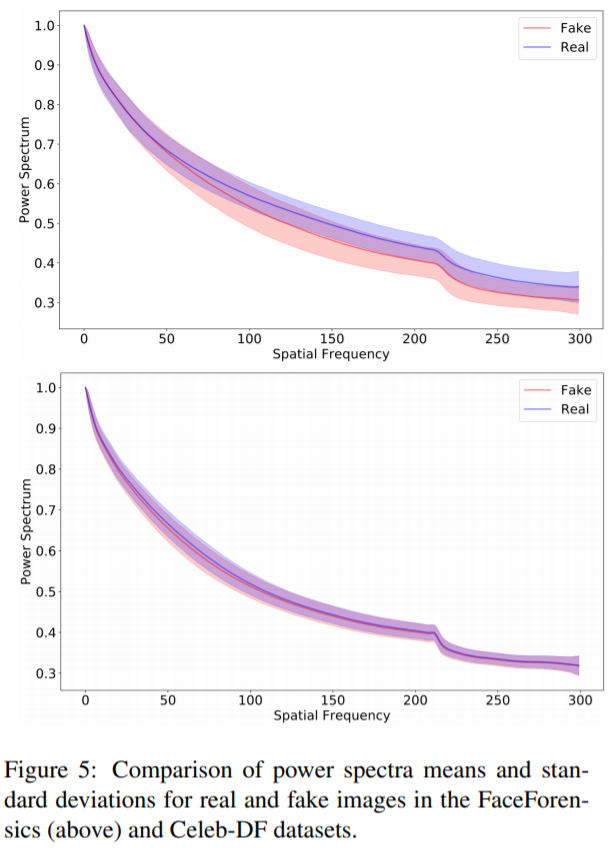
#> input picture DFT.PNG, 616 x 848 px
$ python -i data_augment.py   (imports and definitions only)
#> lines starting #> are read from the running program, lines starting #| are printed output that depends on the picture; after the words box and inside, x2 and y2 are one past the last pixel; in counts of white or black regions, pixels touching at a corner belong together
#> further down, picture is the input picture: shape (848, 616, 3); mean B, G, R 246.1, 243.4, 246
import cv2
import numpy as np
import random
from utils.box_utils import matrix_iof


# [71 lines left out: function _crop, not called in this run]


def _distort(image):

    def _convert(image, alpha=1, beta=0):
#> called with alpha = 1, beta = -29.41
        tmp = image.astype(float) * alpha + beta
        tmp[tmp < 0] = 0
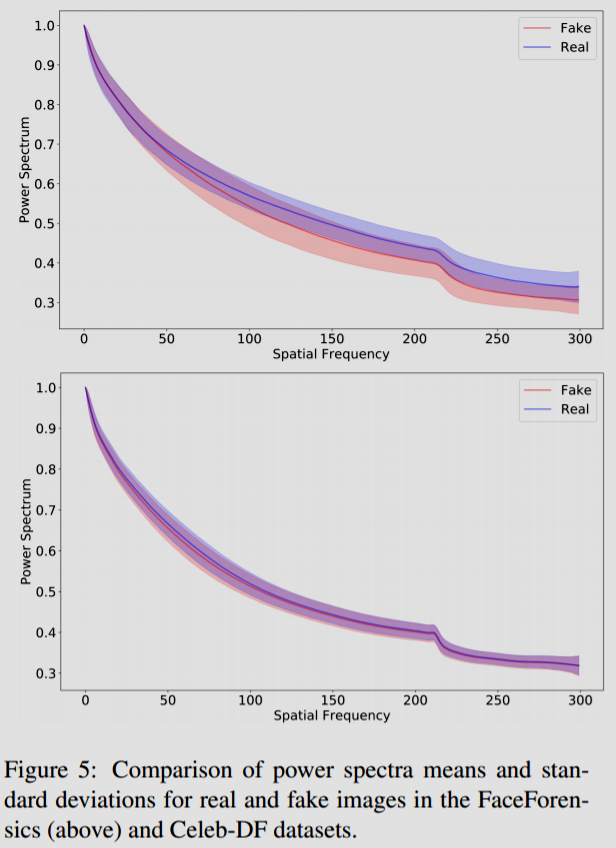
#> tmp: shape (848, 616, 3) float64; mean B, G, R 216.7, 214.1, 216.7
        tmp[tmp > 255] = 255
        image[:] = tmp

    image = image.copy()

    if random.randrange(2):

        #brightness distortion
        if random.randrange(2):
            _convert(image, beta=random.uniform(-32, 32))

        #contrast distortion
        if random.randrange(2):
            _convert(image, alpha=random.uniform(0.5, 1.5))
#> call 2 of _convert, with alpha = 0.905, beta = 0
#> in _convert (call 2), `tmp = image.astype(float) * alpha + beta`:
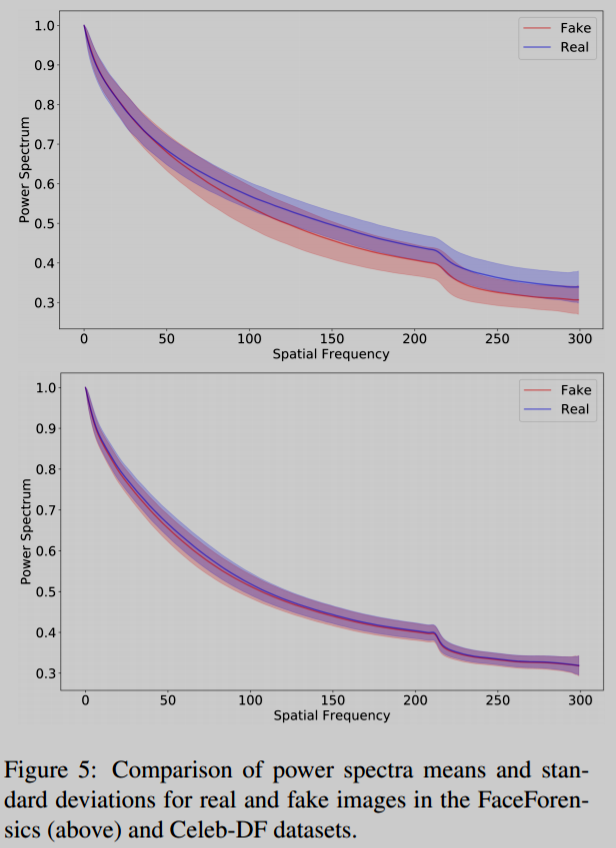
#> tmp: shape (848, 616, 3) float64; mean B, G, R 195.6, 193.2, 195.5

        image = cv2.cvtColor(image, cv2.COLOR_BGR2HSV)
#> image: shape (848, 616, 3); mean H, S, V 9.1, 7.5, 196.4

        #saturation distortion
        if random.randrange(2):
            _convert(image[:, :, 1], alpha=random.uniform(0.5, 1.5))
#> call 3 of _convert, with alpha = 1.47, beta = 0
#> in _convert (call 3), `tmp = image.astype(float) * alpha + beta`:
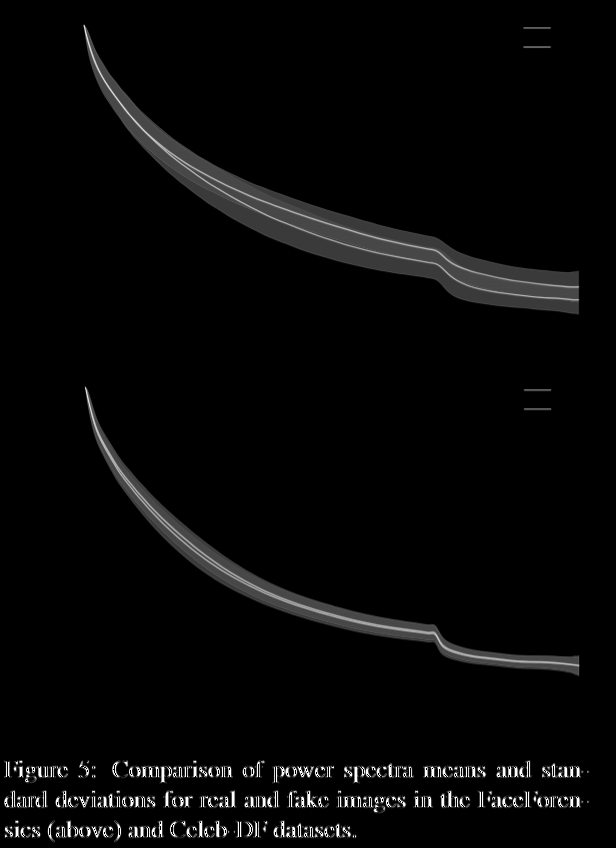
#> tmp: shape (848, 616) float64; min 0, max 374.3, mean 11.1; drawn with min black and max white
#> in _convert (call 3), `tmp[tmp > 255] = 255`:
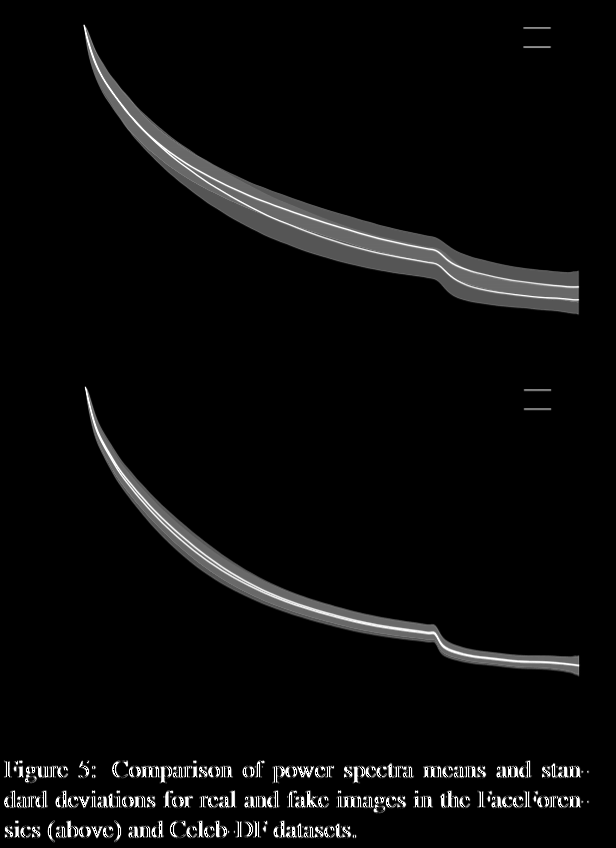
#> tmp: shape (848, 616) float64; 0.82% of pixels changed, all inside (x1, y1, x2, y2) = (4, 26, 580, 838)

        #hue distortion
        if random.randrange(2):
            tmp = image[:, :, 0].astype(int) + random.randint(-18, 18)
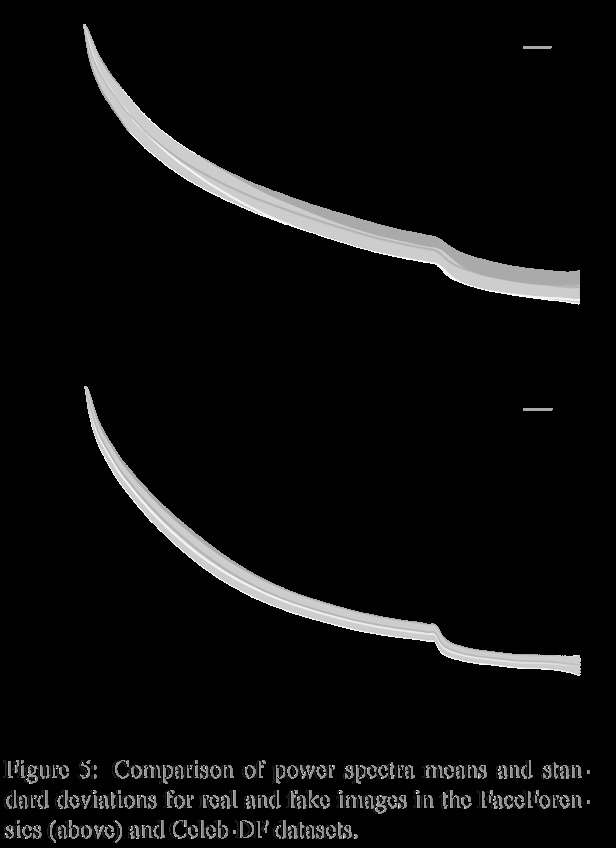
#> tmp: shape (848, 616) int64; min -5, max 174, mean 4.1; drawn with min black and max white
            tmp %= 180
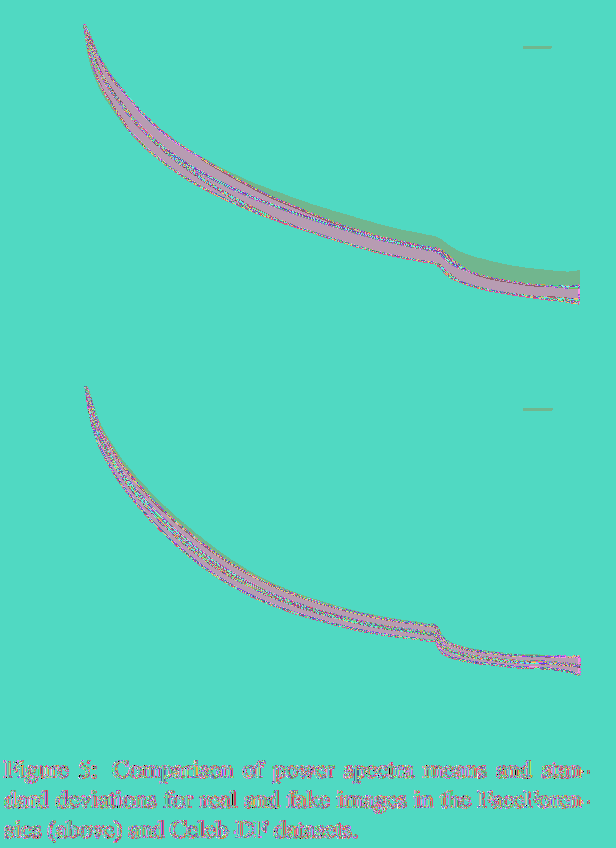
#> tmp: shape (848, 616) int64; 170 distinct labels, from 0 to 179; one colour per label, 0 black
            image[:, :, 0] = tmp
#> image: shape (848, 616, 3); mean H, S, V 169.9, 10.3, 196.4

        image = cv2.cvtColor(image, cv2.COLOR_HSV2BGR)
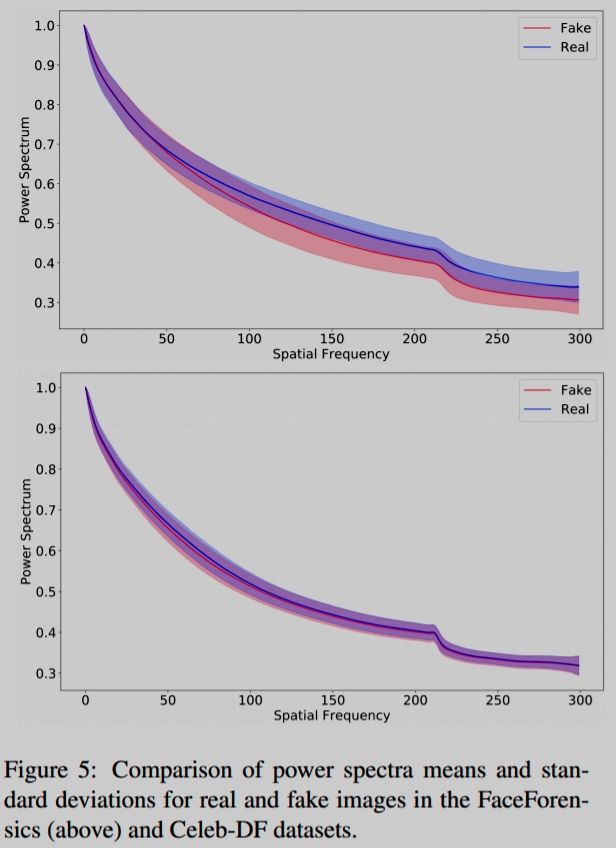
#> image: shape (848, 616, 3); mean B, G, R 194.6, 190.9, 193.8

    else:

        #brightness distortion
        if random.randrange(2):
            _convert(image, beta=random.uniform(-32, 32))

        image = cv2.cvtColor(image, cv2.COLOR_BGR2HSV)

        #saturation distortion
        if random.randrange(2):
            _convert(image[:, :, 1], alpha=random.uniform(0.5, 1.5))

        #hue distortion
        if random.randrange(2):
            tmp = image[:, :, 0].astype(int) + random.randint(-18, 18)
            tmp %= 180
            image[:, :, 0] = tmp

        image = cv2.cvtColor(image, cv2.COLOR_HSV2BGR)

        #contrast distortion
        if random.randrange(2):
            _convert(image, alpha=random.uniform(0.5, 1.5))

    return image


# [66 lines left out: functions _expand, _mirror, _pad_to_square, _resize_subtract_mean, not called in this run]


class preproc(object):

    def __init__(self, img_dim, rgb_means):
        self.img_dim = img_dim
        self.rgb_means = rgb_means

    # [23 lines left out: function __call__, not called in this run]

>>> import cv2
>>> picture = cv2.imread('../../../DFT.PNG')
>>> result = _distort(picture)

$ run again, on spatiotemporal convolutional network.PNG
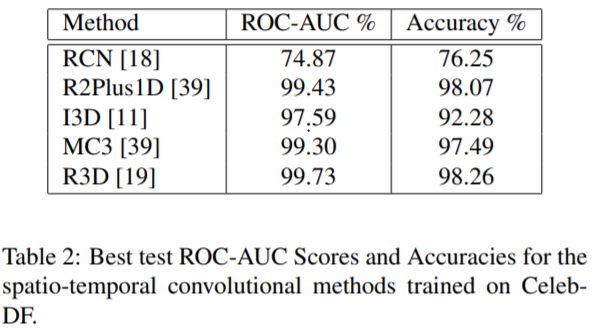
#> input picture spatiotemporal convolutional network.PNG, 595 x 330 px
#> picture is the input picture: shape (330, 595, 3); mean B, G, R 237.1, 237.1, 237.1
#> in _convert (call 3), `tmp[tmp > 255] = 255`:
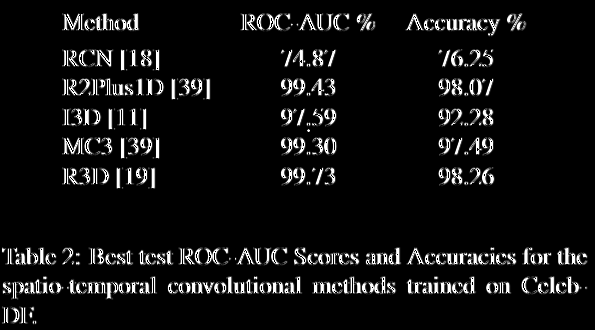
#> tmp: shape (330, 595) float64; min 0, max 255, mean 17.4
#> in _distort, `tmp %= 180`:
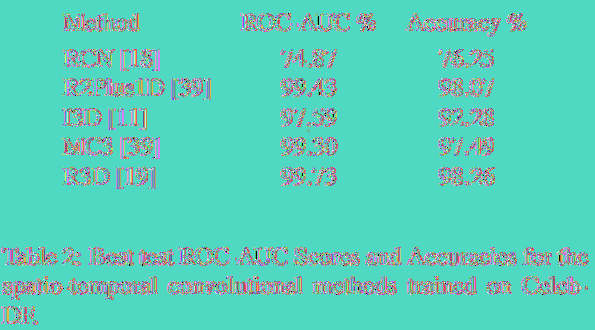
#> tmp: shape (330, 595) int64; 172 distinct labels, from 0 to 179; one colour per label, 0 black
